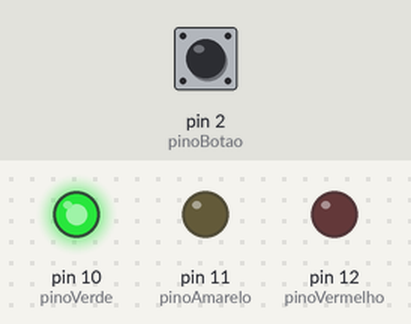
Simulated run of this sketch. Board: Arduino Uno, built with avr-gcc and run on an emulated ATmega328P. Shown: output pins drawn as LEDs (lit = HIGH). The inputs (shaded band) are chosen by the test bench; at power-on: pin 2 (pinoBotao) HIGH.

Above: at 1.2 s.
1.3 s: pin 2 (pinoBotao) pulled LOW for 0.15 s
At 2.8 s:
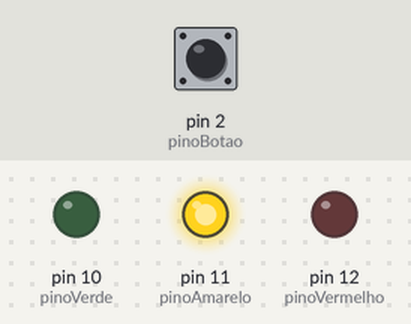
At 5.5 s:
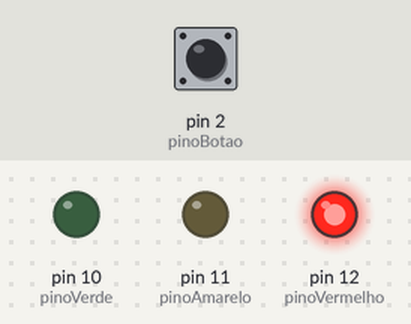
Timing chart, 0 to 10.4 s (numbered marks = the images above; inputs shaded):
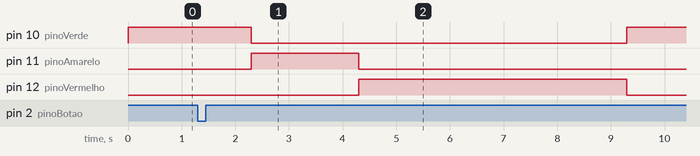

Measured:
- after the input at 1.3 s, pin 10 (pinoVerde): HIGH → LOW after 1.0 s, → HIGH 7.0 s later; pin 11 (pinoAmarelo): LOW → HIGH after 1.0 s, → LOW 2.0 s later; pin 12 (pinoVermelho): LOW → HIGH after 3.0 s, → LOW 5.0 s later

The sketch:

traffic_light_interactive.ino
```cpp
// Definir os pinos
int pinoBotao = 2;
int pinoVerde = 10;
int pinoAmarelo = 11;
int pinoVermelho = 12;

void setup() {
  // Configurar os LEDs como SAÍDA
  pinMode(pinoVerde, OUTPUT);
  pinMode(pinoAmarelo, OUTPUT);
  pinMode(pinoVermelho, OUTPUT);

  // Configurar o Botão como ENTRADA com o resistor interno ativado
  pinMode(pinoBotao, INPUT_PULLUP);

  // Condição inicial: O semáforo começa Verde para os carros
  digitalWrite(pinoVerde, HIGH);
}

void loop() {
  // O Arduino fica o tempo todo a "vigiar" o estado do botão
  int estadoBotao = digitalRead(pinoBotao);

  // Lembra-se? LOW significa que o botão foi pressionado!
  if (estadoBotao == LOW) {

    // 1. Alguém apertou o botão! Esperamos 1 segundo antes de mudar
    delay(1000);

    // 2. Apaga o Verde e liga o Amarelo (Atenção carros!)
    digitalWrite(pinoVerde, LOW);
    digitalWrite(pinoAmarelo, HIGH);
    delay(2000); // Fica amarelo por 2 segundos

    // 3. Apaga o Amarelo e liga o Vermelho (Podem atravessar!)
    digitalWrite(pinoAmarelo, LOW);
    digitalWrite(pinoVermelho, HIGH);
    delay(5000); // Fica vermelho por 5 segundos para a travessia

    // 4. A travessia acabou. Apaga o Vermelho e volta ao Verde
    digitalWrite(pinoVermelho, LOW);
    digitalWrite(pinoVerde, HIGH);

    // O código volta ao início do loop e fica à espera do próximo aperto de botão
  }
}
```
